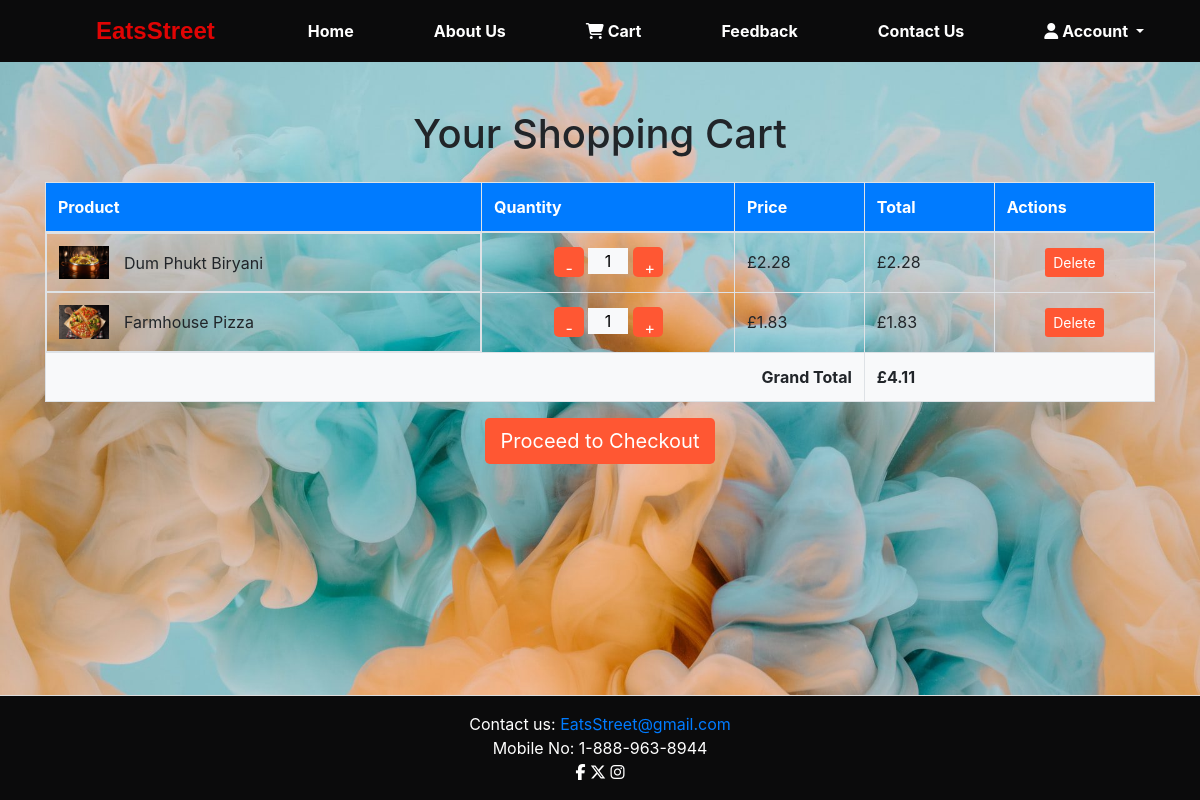
Screenshot of /cart/ (signed in) with the database file from the repository.
### store/models.py (models this page shows, shortened)
class CartItem(models.Model):
    cart = models.ForeignKey(Cart, related_name='cart_items', on_delete=models.CASCADE)
    product = models.ForeignKey(Product, on_delete=models.CASCADE)
    quantity = models.PositiveIntegerField(default=1)

class Product(models.Model):
    name = models.CharField(max_length=100)
    description = models.TextField(blank=True, null=True)  # Add description field
    price = models.DecimalField(max_digits=10, decimal_places=2)
    image = models.ImageField(upload_to='products/')
    slug = models.SlugField(unique=True)

class Cart(models.Model):
    user = models.ForeignKey(User, on_delete=models.CASCADE)
    created_at = models.DateTimeField(auto_now_add=True)
    active = models.BooleanField(default=True)

### store/views.py (the view)
# urls.py: path('cart/', view_cart, name='cart'),
@login_required
def view_cart(request):
    cart = Cart.objects.filter(user=request.user, active=True).first()
    return render(request, 'store/cart.html', {'cart': cart})

### store/templatetags/custom_filters.py (called while the page is built)
@register.filter
def multiply(value, arg):
    try:
        return value * arg
    except (ValueError, TypeError):
        return ''

@register.filter
def total_price(cart_items):
    return sum(item.quantity * item.product.price for item in cart_items)

### store/templates/store/cart.html (shortened to what this page needs)
{% load static %}
{% load custom_filters %}
<!DOCTYPE html>
<html lang="en">
<head>
    <link href="https://stackpath.bootstrapcdn.com/bootstrap/4.5.2/css/bootstrap.min.css" rel="stylesheet">
    <link rel="stylesheet" href="https://cdnjs.cloudflare.com/ajax/libs/font-awesome/5.15.4/css/all.min.css">
    <link rel="stylesheet" href="https://cdnjs.cloudflare.com/ajax/libs/font-awesome/6.6.0/css/all.min.css"
 />
        <link rel="stylesheet" href="{% static 'store\css\base.css' %}">
        <link rel="stylesheet" href="{% static 'store\css\cart.css' %}">
</head>
<body>
    <header class="navbar navbar-expand-lg navbar-light bg-light">
        <a class="navbar-brand" href="{% url 'index' %}">EatsStreet</a>
        <div class="collapse navbar-collapse" id="navbarNav">
            <ul class="navbar-nav ml-auto">
                <li class="nav-item">
                    <a class="nav-link" href="{% url 'index' %}">Home</a>
                </li>
                <li class="nav-item">
                    <a class="nav-link" href="{% url 'about' %}">About Us</a>
                </li>
                <li class="nav-item">
                    <a class="nav-link" href="{% url 'cart' %}"><i class="fa fa-shopping-cart"></i> Cart</a>
                </li>
                <li class="nav-item">
                    <a class="nav-link" href="{% url 'feedback' %}">Feedback</a>
                </li>
                <li class="nav-item">
                    <a class="nav-link" href="{% url 'contact' %}">Contact Us</a>
                </li>
                <li class="nav-item dropdown">
                    <a class="nav-link dropdown-toggle" href="#" id="navbarDropdown" role="button"
                        data-toggle="dropdown" aria-haspopup="true" aria-expanded="false">
                        <i class="fa fa-user"></i> Account
                    </a>
                </li>
            </ul>
        </div>
    </header>
    <main class="container mt-5">
        <h1 class="mb-4 text-center">Your Shopping Cart</h1>
        {% if cart and cart.cart_items.count > 0 %}
        <table class="table table-bordered table-hover">
            <thead>
                <tr>
                    <th scope="col">Product</th>
                    <th scope="col">Quantity</th>
                    <th scope="col">Price</th>
                    <th scope="col">Total</th>
                    <th scope="col">Actions</th>
                </tr>
            </thead>
            <tbody>
                {% for item in cart.cart_items.all %}
                <tr>
                    <td class="product-name">
                        <img src="{{ item.product.image.url }}" alt="{{ item.product.name }}" width="50">
                        <div>{{ item.product.name }}</div>
                    </td>
                    <td class="quantity-controls text-center">
                        <form action="{% url 'update_cart' item.id 'decrease' %}" method="post" style="display:inline;">
                            <button type="submit" class="btn btn-custom">-</button>
                        </form>
                        <input type="text" value="{{ item.quantity }}" class="quantity-input" readonly>
                        <form action="{% url 'update_cart' item.id 'increase' %}" method="post" style="display:inline;">
                            <button type="submit" class="btn btn-custom">+</button>
                        </form>
                    </td>
                    <td>£{{ item.product.price }}</td>
                    <td>£{{ item.quantity|multiply:item.product.price }}</td>
                    <td class="text-center">
                        <form action="{% url 'remove_from_cart' item.id %}" method="post">
                            <button type="submit" class="btn btn-danger btn-sm">Delete</button>
                        </form>
                    </td>
                </tr>
                {% endfor %}
            </tbody>
            <tfoot>
                <tr>
                    <th colspan="3" class="text-right">Grand Total</th>
                    <th colspan="2">£{{ cart.cart_items.all|total_price }}</th>
                </tr>
            </tfoot>
        </table>
        <div class="text-center">
            <a href="{% url 'checkout' %}" class="btn btn-custom btn-lg">Proceed to Checkout</a>
        </div>
        {% else %}
        <p class="text-center">Your cart is empty.</p>
        {% endif %}
    </main>
    <footer class="bg-light text-center py-3 mt-5">
        <p>Contact us: <a href="mailto:contact@foodecommerce.com">EatsStreet@gmail.com</a></p>
        <p>Mobile No:  1-888-963-8944</p>
        <div class="social-icons">
            <i class="fa-brands fa-facebook-f"></i>
            <i class="fa-brands fa-x-twitter"></i>
            <i class="fa-brands fa-instagram"></i>
        </div>
    </footer>
</body>
</html>

### store/static/store/css/base.css (style rules this page uses)
.bg-light { background-color: #0b0b0c !important; }
.fa-brands, .fab { color: white; }
.navbar-light .navbar-nav .nav-link { font-size: 1rem; text-align: center; padding: 10px; }
.navbar-light .navbar-brand, .navbar-light .navbar-nav .nav-link { color: #e00404; font-weight: bold; padding-left: 80px; }
.navbar-light .navbar-nav .nav-link { color: white; padding-left: 40px; padding-right: 40px; }
.navbar-brand { font-family: 'Arial', sans-serif; font-weight: bold; font-size: 1.5rem; }
footer { margin-top: 101px; background-color: #f8f9fa; padding: 60px 0; border-top: 1px solid #ddd; }
footer p { margin: 0; color: white; }
footer a { color: #007bff; text-decoration: none; transition: color 0.3s; }
header, footer { width: 100%; }

### store/static/store/css/cart.css (style rules this page uses)
body { background-color: #f8f9fa; display: flex; flex-direction: column; min-height: 100vh; }
.table thead th { background-color: #007bff; color: white; }
.table tfoot th { background-color: #f8f9fa; font-weight: bold; }
.quantity-controls button { background-color: #ff5733; border: none; color: white; width: 30px; height: 30px; line-height: 30px; text-align: center; border-radius: 5px; }
.btn-danger { background-color: #ff5733; border: none; }
.quantity-input { width: 40px; text-align: center; border: none; background-color: #f8f9fa; }
.btn-custom { background-color: #ff5733; border: none; color: white; }
.table td, .table th { vertical-align: middle; }
.table .product-name { display: flex; align-items: center; }
.table .product-name img { margin-right: 15px; }
main { flex: 1; }
footer { background-color: #f8f9fa; padding: 20px 0; border-top: 1px solid #ddd; }
footer p { margin: 0; }
footer a { color: #007bff; text-decoration: none; transition: color 0.3s; }

### rows the page displays
CartItem: product.image (picture), product.name "Dum Phukt Biryani", quantity "1", product.price "2.28", quantity|multiply "2.28"
CartItem: product.image (picture), product.name "Farmhouse Pizza", quantity "1", product.price "1.83", quantity|multiply "1.83"
Cart: cart_items.all|total_price "4.11"
